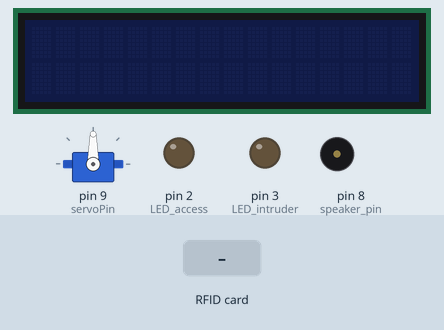
Recording of a sketch running on a simulated Arduino Uno, built with avr-gcc and run on an emulated ATmega328P. On the bench: servo, 16×2 character LCD, output pins drawn as LEDs (lit = HIGH), buzzer (waves = sounding). The inputs (shaded band) are chosen by the test bench. Pins used as bus, display or sensor lines are not drawn; what the sketch prints to the serial monitor is not drawn.

Above: at 2.6 s.
2.7 s: RFID card 5E 7A 19 C4 held to the reader
At 5.6 s:
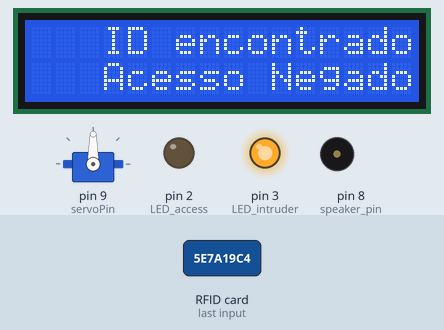
At 6.3 s:
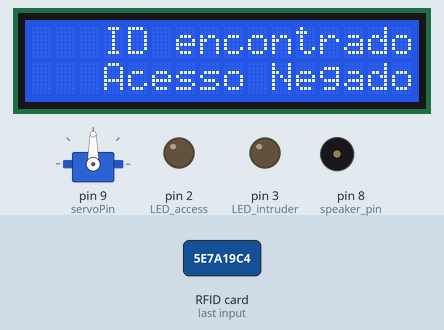
Timing chart, 0 to 7.8 s (numbered marks = the images above; inputs shaded):
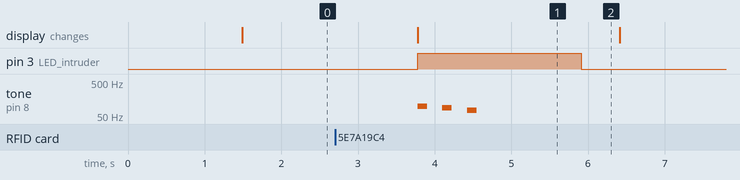

The sketch:

RFID_Simples.ino
```cpp
/*
#####################################################################################
#  	Arquivo:            RFID_Simples.ino
#       Micro-processador:  Arduino UNO ou Teensy 2.0++
#  	Linguagem:	    Wiring / C /Processing /Fritzing / Arduino IDE
#       Versão:             1.0
#
#	Objetivo:           Arduino RFID - Sistema de Segurança e Controle de Acessos
#
#	Funcionamento:	    Utilizando o RFID MFCR-522AN, controlar o acesso de pessoas
#                           autorizadas em um ambiente.
#                           Para isso verificar o cartão ou token de RF; sendo válido:
#                           acender um LED, tocar uma música e acionar um servo-motor
#                           de abertura de porta - sendo inválido, rejeitar o acesso
#                           piscando um LED, tocando uma música e mantendo a porta
#                           travada.
#                           Um LCD de 20 caracteres x 4 linhas mostra as mensagens
#                           referentes à liberação ou negação do acesso.
#
#
#   Autor:              Marcelo Moraes
#   Data:               27/05/13
#   Local:              Sorocaba - SP
#
#####################################################################################

Este projeto contém código de domínio público.
A modificação é permitida sem aviso prévio.
*/

// inclusão das bilibotecas
#include <SPI.h>
#include <RFID.h>
#include <Servo.h>
#include "pitches.h"
#include <LiquidCrystal_I2C.h>
#include <Wire.h>

// definição do RFID
RFID rfid(10,5);

byte emaomos[5] = {0xDE,0x1F,0x47,0xC9,0x4F}; // Marcelo Moraes (e+mao+mos)
// coloque aqui seus outros cartões permitidos

// declação do LCD, endereço e tipo
LiquidCrystal_I2C lcd(0x27,16,2);// declara LCD, endereço e tipo

byte serNum[5];
byte data[5];

// definição das melodias de acesso/boas vindas e rejeição/erro
int access_melody[] = {NOTE_G4,0,NOTE_A4,0, NOTE_B4,0,NOTE_A4,0,NOTE_B4,0, NOTE_C5,0};
int access_noteDurations[] = {8,8,8,8,8,4,8,8,8,8,8,4};
int fail_melody[] = {NOTE_G2,0,NOTE_F2,0,NOTE_D2,0};
int fail_noteDurations[] = {8,8,8,8,8,4};

// definição dos pinos do LED, Buzzer e Servo-motor
int LED_access = 2;
int LED_intruder = 3;
int speaker_pin = 8;
int servoPin = 9;

// definição do servo-motor
Servo doorLock;


void setup(){
  doorLock.attach(servoPin); // vinculando servo-motor ao pino
  Serial.begin(9600); // inicialização da comunicação serial
  lcd.init(); // inicializa o LCD
  lcd.backlight();
  lcd.clear();// limpa LCD
  SPI.begin(); // inicialização da comunicação SPI para o RFID
  rfid.init(); // inicialização do RFID
  Serial.println("+++++++++++++++++++++++++++++++++++++++++++++++++++++++++++++++++++++++++++++++++");
  Serial.println("+ http://arduinobymyself.blogspot.com.br                                        +");
  Serial.println("+ Arduino Sistema de Segurança com o RFID: MFRC522-AN                           +");
  Serial.println("+ Módulo RFID iniciado no modo de leitura automática, Esperando por um cartão...=");
  Serial.println("+++++++++++++++++++++++++++++++++++++++++++++++++++++++++++++++++++++++++++++++++");
  delay(1000);
  pinMode(LED_access,OUTPUT);
  pinMode(LED_intruder,OUTPUT);
  pinMode(speaker_pin,OUTPUT);
  pinMode(servoPin,OUTPUT);
}

void loop(){
  lcd.clear();
  lcd.noBacklight();
  // aqui voce vai criar uma variável para cada usuário
  // INICIALDONOME_card ou CODIGO_card
  boolean emaomos_card = true; // meu cartão

  if (rfid.isCard()){ // encontrado cartão válido
    if (rfid.readCardSerial()){ // faz a leitura do cartão
      delay(1000);
      data[0] = rfid.serNum[0]; // armazena o número serial
      data[1] = rfid.serNum[1];
      data[2] = rfid.serNum[2];
      data[3] = rfid.serNum[3];
      data[4] = rfid.serNum[4];
    }

  //rfid.halt(); // RFID para standby
  lcd.backlight();
  lcd.setCursor(0,0);
  lcd.print("   ID encontrado:");
  //Serial.print("Cartao encontrado - code:");
  lcd.setCursor(0,1);
  lcd.print("     ");
  if(data[0] < 16){
    lcd.print("0");
  }
  lcd.print(data[0],HEX);

  if(data[1] < 16){
    lcd.print("0");
  }
  lcd.print(data[1],HEX);

  if(data[2] < 16){
    lcd.print("0");
  }
  lcd.print(data[2],HEX);

  if(data[3] < 16){
    lcd.print("0");
  }
  lcd.print(data[3],HEX);

  if(data[4] < 16){
    lcd.print("0");
  }
  lcd.print(data[4],HEX);
  for(int i=0; i<5; i++){
    if(data[i] != emaomos[i]) emaomos_card = false; // se não for meu cartão, coloca como falso
    // aqui você pode verificar os outros cartões permitidos
  }
  Serial.println();
  if (emaomos_card){ // se um cartão foi encontrado
    lcd.setCursor(0,2);
    lcd.print("    Ola Marcelo!");
    //Serial.println("Ola Marcelo!"); // imprime mensagem
    for (int i = 0; i < 12; i++){ // toca música de boas vindas
      int access_noteDuration = 1000/access_noteDurations[i];
      tone(speaker_pin, access_melody[i],access_noteDuration);
      int access_pauseBetweenNotes = access_noteDuration * 1.30;
      delay(access_pauseBetweenNotes);
      noTone(speaker_pin);
    }
  }
  /*
  //analise dos outros cartões
  else if(USER_card// ponha seus outros usuarios aqui){
    lcd.setCursor(0,3);
    lcd.print("Ola NOME_DE_USUARIO");
    //Serial.println("Ola NOME_DE_USUARIO");
    for (int i = 0; i < 12; i++){
      int access_noteDuration = 1000/access_noteDurations[i];
      tone(speaker_pin, access_melody[i],access_noteDuration);
      int access_pauseBetweenNotes = access_noteDuration * 1.30;
      delay(access_pauseBetweenNotes);
      noTone(speaker_pin);
    }
  }
  */
  else{ // se um cartão desconhecido foi emcontrado
    lcd.setCursor(0,2);
    lcd.print(" ID nao reconhecido!");
    lcd.setCursor(0,1);
    lcd.print("   Acesso Negado!");
    //Serial.println("Cartao nao reconhecido!  Contacte o administrador!"); // imprime mensagem
    digitalWrite(LED_intruder, HIGH); // acende LED vermelho
    for (int i = 0; i < 6; i++){ // toca música de rejeição de usuário
      int fail_noteDuration = 1000/fail_noteDurations[i];
      tone(speaker_pin, fail_melody[i],fail_noteDuration);
      int fail_pauseBetweenNotes = fail_noteDuration * 1.30;
      delay(fail_pauseBetweenNotes);
      noTone(speaker_pin);
    }
    delay(1000);
    digitalWrite(LED_intruder, LOW); // apaga LED vermelho
  }
  if (emaomos_card){// adicione os outros usuários com um ou logico ||
    // mensagem de boas vindas e permissão de acesso
    lcd.setCursor(0,2);
    lcd.print("  Acesso Garantido!");
    lcd.setCursor(0,1);
    lcd.print("   Seja bem Vindo!");
    //Serial.println("Acesso garantido!... Seja bem vindo as dependencias do ArduinoByMySelf!");
    digitalWrite(LED_access,HIGH); // acende LED verde
    doorLock.write(180); // libera porta
    delay(5000); // espera
    doorLock.write(0); // trava porta
    digitalWrite(LED_access,LOW); // apaga LED verde
  }
  Serial.println();
  delay(500);
  rfid.halt();
  lcd.noBacklight();
  }
}
```

Measured:
- after the input at 2.7 s, pin 3 (LED_intruder): LOW → HIGH after 1.1 s, → LOW 2.1 s later; tone on pin 8 (speaker_pin): plays 98 Hz for 0.13 s, 87 Hz for 0.13 s, 73 Hz for 0.13 s, starting after 1.1 s; the display: changes after 1.1 s (image 1)
- what the display in image 1 shows lasts 2.6 s, from 3.8 s to 6.4 s
